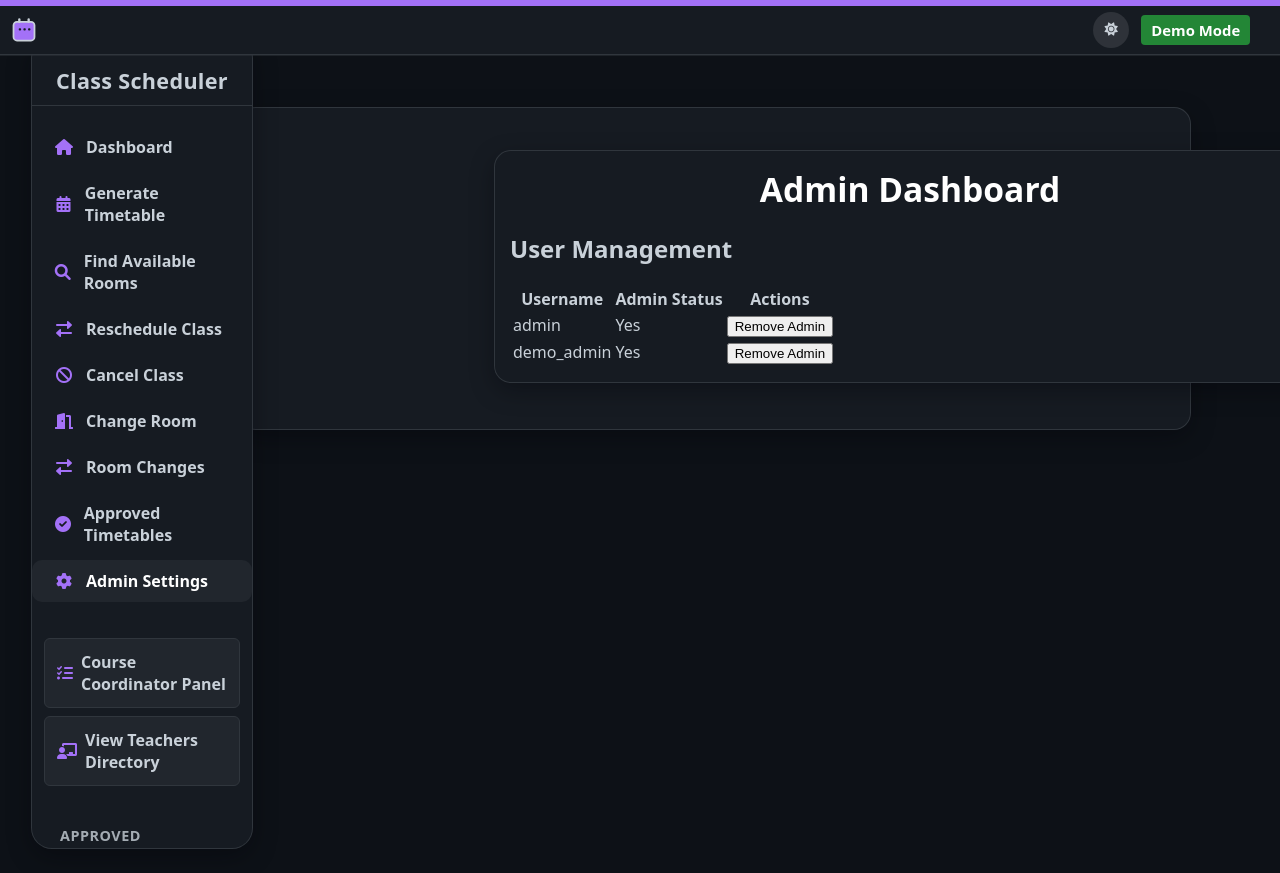
The page /admin on the database its author committed.
### scheduler.py (models this page shows, shortened)
class User(Base):
    __tablename__ = 'users'
    id = Column(Integer, primary_key=True)
    username = Column(String, unique=True, nullable=False)
    password_hash = Column(String, nullable=False)
    is_admin_user = Column(Boolean, default=False)

### webapp/app.py (the view, shortened to what this page needs)
@app.route('/admin', methods=['GET', 'POST'])
def admin():
    user = session.query(User).filter_by(username="demo_admin").first()
    if not user:
        user = User(username="demo_admin", is_admin_user=True)
        user.set_password("demo123")
        session.add(user)
        session.commit()
    return render_template('admin.html', users=session.query(User).all())

### webapp/app.py (called while the page is built)
@app.context_processor
def inject_template_globals():
    context = {}
    if 'user_id' in flask_session:
        user = session.query(User).get(flask_session['user_id'])
        context['current_user'] = user
    else:
        context['current_user'] = None
    context['get_teachers'] = get_teachers
    context['get_courses'] = get_courses
    context['get_classes'] = get_classes
    context['get_classrooms'] = get_classrooms
    context['get_approved_timetables'] = get_approved_timetables
    return context

def get_approved_timetables():
    return session.query(ApprovedTimetable).order_by(
        ApprovedTimetable.is_active.desc(),
        ApprovedTimetable.approved_at.desc()
    ).all()

### webapp/templates/admin.html (shortened to what this page needs)
{% extends "layout.html" %}
{% block content %}
<div class="container">
    <h1 class="main-title">Admin Dashboard</h1>
    <div class="card">
        <h2>User Management</h2>
        <table class="admin-table">
            <thead>
                <tr>
                    <th>Username</th>
                    <th>Admin Status</th>
                    <th>Actions</th>
                </tr>
            </thead>
            <tbody>
                {% for user in users %}
                <tr>
                    <td>{{ user.username }}</td>
                    <td>{% if user.is_admin() %}Yes{% else %}No{% endif %}</td>
                    <td>
                        <form action="{{ url_for('admin_route') }}" method="post" style="display: inline;">
                            <button type="submit" class="btn small">
                                {% if user.is_admin() %}Remove Admin{% else %}Make Admin{% endif %}
                            </button>
                        </form>
                    </td>
                </tr>
                {% endfor %}
            </tbody>
        </table>
    </div>
</div>
{% endblock content %}

### webapp/static/style.css (style rules this page uses)
body { padding-top: 80px !important; }
.container { margin-top: 28px !important; }
:root { --bg: #0d1117; --panel: #161b22; --text: #c9d1d9; --text-bright: #e6edf3; --muted: #8b949e; --border: #30363d; --hover: #21262d; --accent: #a371f7; --accent-2: #6e40c9; --course-color-1: #1a7f37; --course-color-2: #5d36b1; --course-color-3: #633c01; --course-color-4: #9e6a03; --course-color-5: #0969da; --course-color-6: #861d76; --course-color-7: #0550ae; --course-color-8: #116329; --course-color-9: #953800; --course-color-10: #3192aa; }
html, body { height: 100%; }
body { background: var(--bg); color: var(--text); font-family: system-ui, -apple-system, Segoe UI, Helvetica, Arial, sans-serif, "Apple Color Emoji", "Segoe UI Emoji"; margin: 0; }
.container { max-width: calc(100% - 260px); margin: 48px 10px 32px 240px; background: var(--panel); border-radius: 16px; box-shadow: 0 0 0 1px var(--border), 0 8px 24px rgba(1,4,9,0.35); padding: 15px; position: relative; }
.main-title { color: #fff; font-size: 2.1rem; margin: 0 0 20px; font-weight: 800; text-align: center; }
@media (max-width: 1400px) { .container { max-width: calc(100% - 360px); min-width: 800px; } }

### rows shown on the page
User: username "admin", is_admin_user "Yes"
User: username "demo_admin", is_admin_user "Yes"
